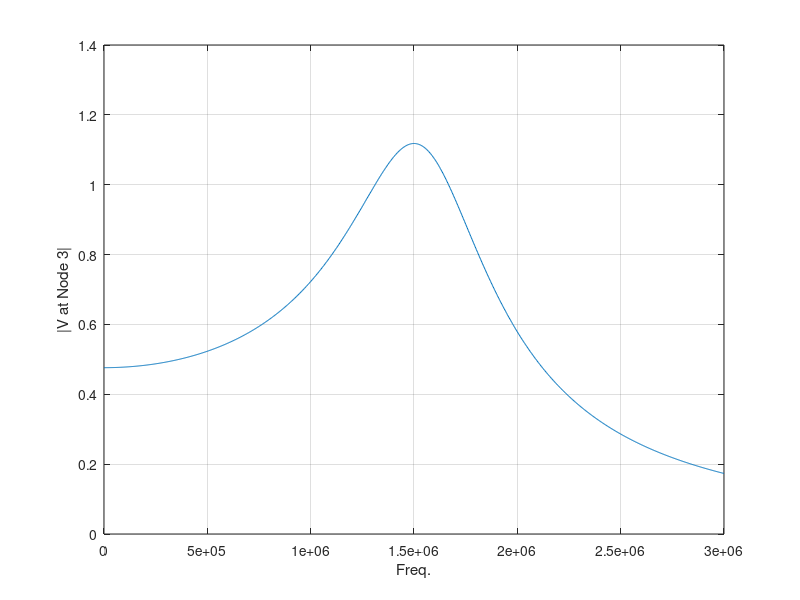

Recreate this plot in MATLAB. (Note: this script raises an error after producing the figure.)
function simulatecircuit1()

    addpath("stamps/");
    addpath("test-circuits/");
    
    load("circuit1.mat", 'G', 'C', 'b');

    % The output node
    output_node = 3;

    % Simulation params
    num_points = 1000;
    f_start = 0;
    f_end = 3e6;
    freqs = linspace(f_start, f_end, num_points);
    Vout = zeros(num_points, 1);
    
    % Fequency domain solution
    % s = j*2pi*f
    for i=1:num_points
        s = 1i * 2* pi * freqs(i);
        A = G + s*C;
        [L, U, P, Q] = lu(A, 0.01);
        z = L \ (P*b);
        y = U\z;
        sols = Q*y;
        Vout(i) = abs(sols(output_node));
    end
    
    figure('Name', 'Freq. Domain (circuit1)')
    plot(freqs, Vout);
    grid on;
    xlabel('Freq.')
    ylabel('|V at Node 3|')
    
    % time-domain solution
    freq = 1*10^6;
    T = 1/freq;
    t = linspace(0, 3*T, num_points);
    
    w = 2*pi*freq;
    s = 1i*w;
    
    A = G + s*C;
    
    x = A\b;
    
    Vout_amp = abs(x(output_node));
    Vout_phase = phase(x(output_node));
    
    Vout = Vout_amp*sin(2*pi*freq*t - Vout_phase);
    
    Vin = 10*sin(2*pi*freq*t);
    
    figure('Name', 'Time Domain (circuit1)')
    plot(t, Vout)
    hold on
    plot(t, Vin)
    hold off
    grid on;
    xlabel('Time (s)')
    ylabel('Signals')
end

